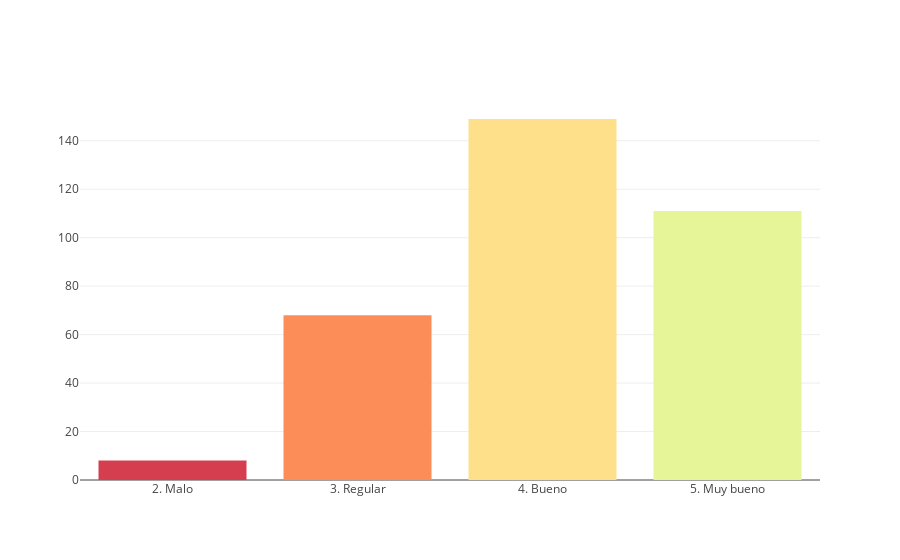
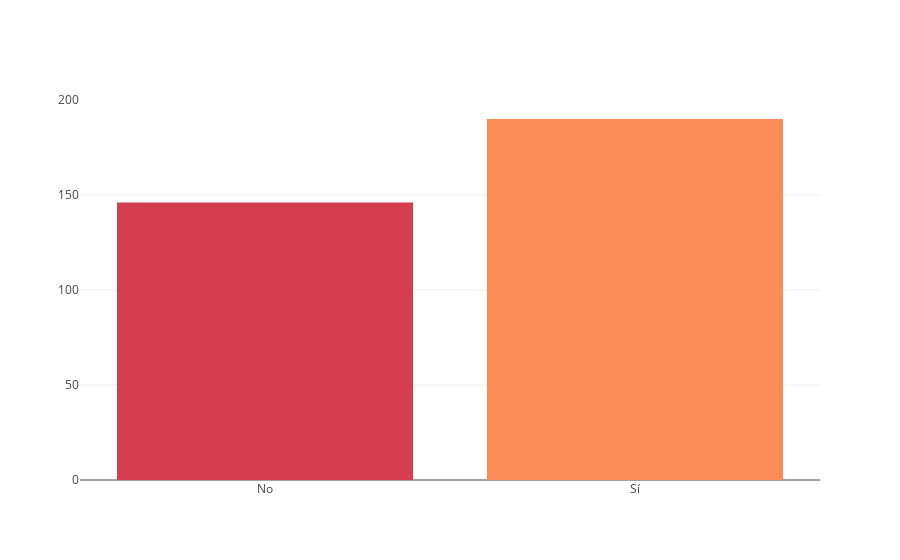
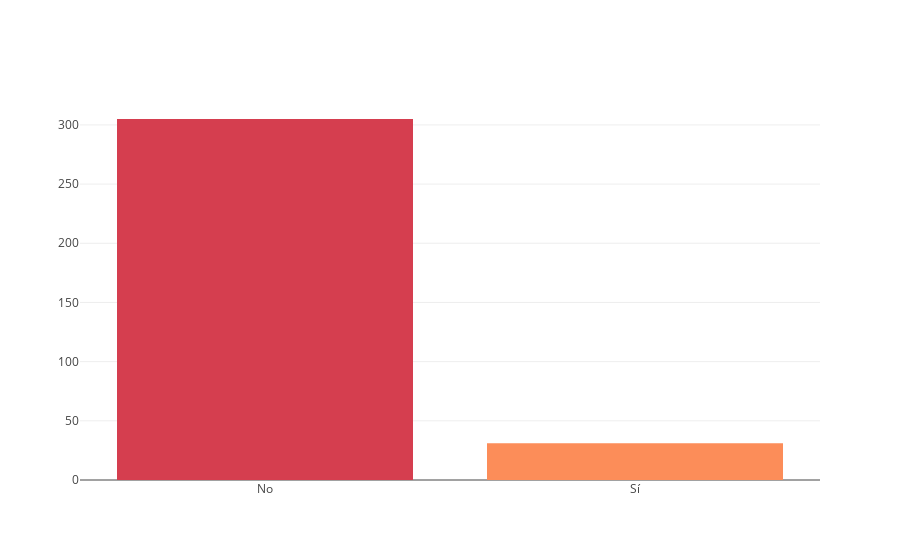
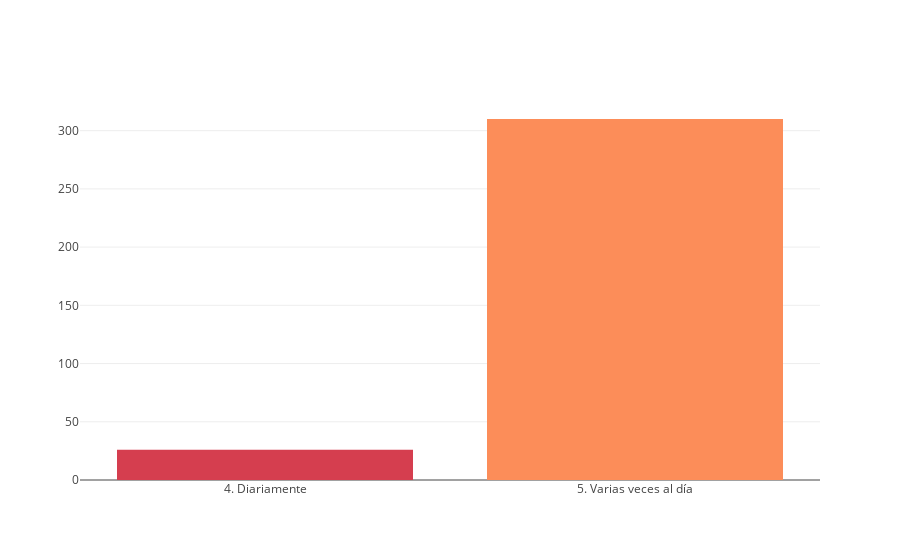

Notebook source saved alongside these figures, in order:
### Code cell
visualize_reception_images_by_prosume_clusters_esp(dataframe_with_clusters_esp)

### Figure 1 — Plotly figure (JSON) as saved in the notebook; plotly's stock layout.template omitted (floating-point values rounded to 4 significant figures)
{"data": [{"marker": {"color": ["rgb(213,62,79)", "rgb(252,141,89)", "rgb(254,224,139)", "rgb(230,245,152)", "rgb(153,213,148)", "rgb(50,136,189)"]}, "type": "bar", "uid": "47e41d33-7b78-41cf-a959-4c643eb6416e", "x": [2, 3, 4, 5], "y": [8, 68, 149, 111]}], "layout": {"bargap": 0.2, "xaxis": {"ticktext": ["1. Muy malo", "2. Malo", "3. Regular", "4. Bueno", "5. Muy bueno"], "tickvals": [1, 2, 3, 4, 5]}}}

### Figure 2 — Plotly figure (JSON) as saved in the notebook; plotly's stock layout.template omitted (floating-point values rounded to 4 significant figures)
{"data": [{"marker": {"color": ["rgb(213,62,79)", "rgb(252,141,89)", "rgb(254,224,139)", "rgb(230,245,152)", "rgb(153,213,148)", "rgb(50,136,189)"]}, "type": "bar", "uid": "5491fd26-7e45-4269-b0b9-e6499d4965bd", "x": [0, 1], "y": [146, 190]}], "layout": {"bargap": 0.2, "xaxis": {"ticktext": ["No", "Sí"], "tickvals": [0, 1]}}}

### Figure 3 — Plotly figure (JSON) as saved in the notebook; plotly's stock layout.template omitted (floating-point values rounded to 4 significant figures)
{"data": [{"marker": {"color": ["rgb(213,62,79)", "rgb(252,141,89)", "rgb(254,224,139)", "rgb(230,245,152)", "rgb(153,213,148)", "rgb(50,136,189)"]}, "type": "bar", "uid": "8296d6d4-0217-4f0b-8252-60960cc1c083", "x": [0, 1], "y": [305, 31]}], "layout": {"bargap": 0.2, "xaxis": {"ticktext": ["No", "Sí"], "tickvals": [0, 1]}}}

### Figure 4 — Plotly figure (JSON) as saved in the notebook; plotly's stock layout.template omitted (floating-point values rounded to 4 significant figures)
{"data": [{"marker": {"color": ["rgb(213,62,79)", "rgb(252,141,89)", "rgb(254,224,139)", "rgb(230,245,152)", "rgb(153,213,148)", "rgb(50,136,189)"]}, "type": "bar", "uid": "e953cd03-d4b7-4ca7-8c04-77c21eca0689", "x": [4, 5], "y": [26, 310]}], "layout": {"bargap": 0.2, "xaxis": {"ticktext": ["1. Nunca", "2. Ocasionalmente", "3. Semanalmente", "4. Diariamente", "5. Varias veces al día"], "tickvals": [1, 2, 3, 4, 5]}}}
